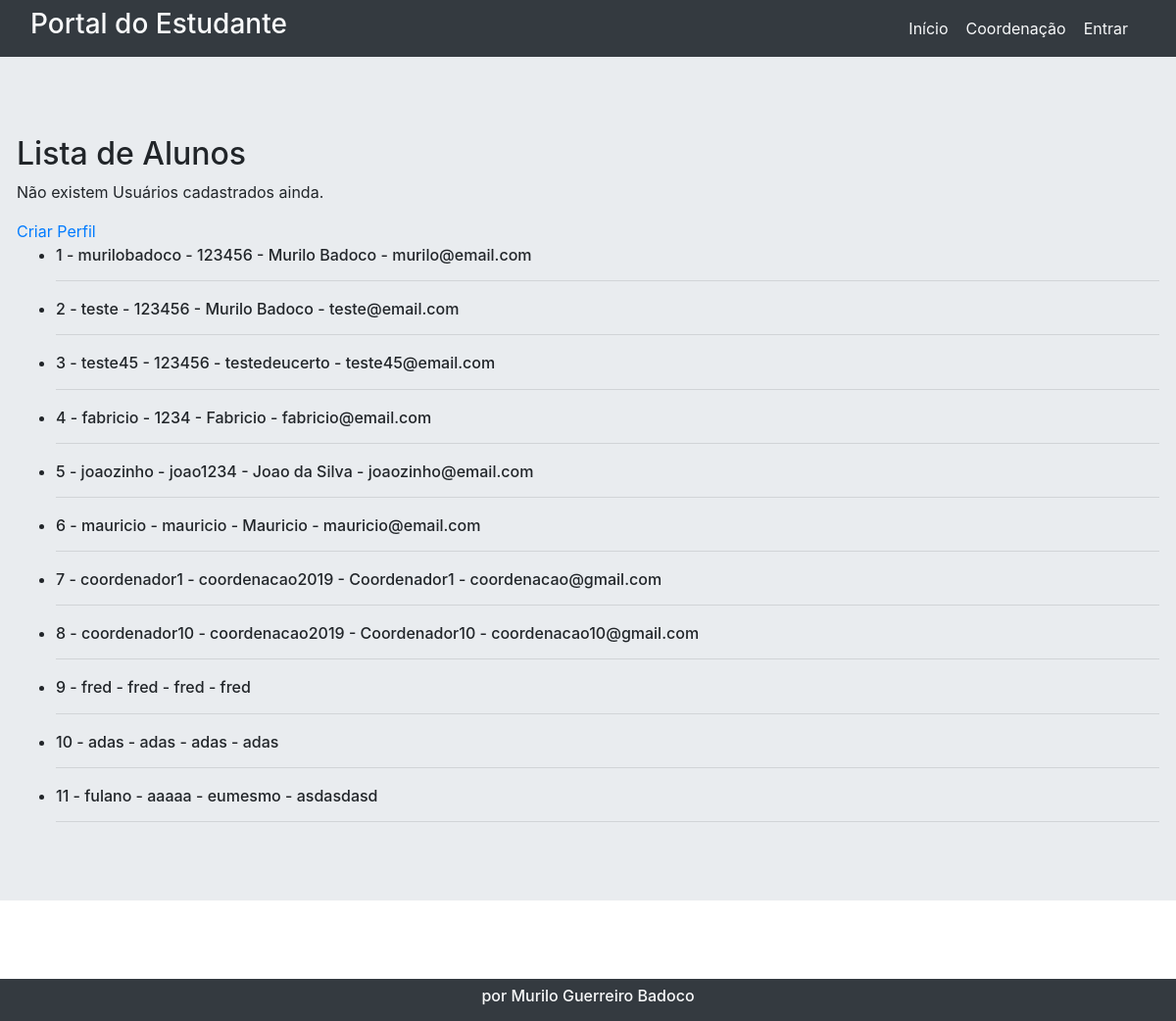
Page /coordenacao/listagem on the committed database.
### app/models/tables.py (models this page shows, shortened)
class User(db.Model):
    __tablename__ = "users"
    id = db.Column(db.Integer, primary_key=True)
    username = db.Column(db.String, unique=True)
    password = db.Column(db.String)
    name = db.Column(db.String)
    email = db.Column(db.String, unique=True)
    perfil = db.relationship('Perfil', uselist=False, backref='users')

### app/controllers/default.py (the view)
@app.route("/coordenacao/listagem", methods=['GET', 'POST'])
def listagem():
    data = {}
    data['users'] = User.query.all()
    return render_template('listagem.html', data=data)

### app/templates/listagem.html (shortened to what this page needs)
{% extends 'base.html' %}
{% block content %}
<div class="row marketing">
  <div class="jumbotron col-lg-12">
    <h2 class="mt-3">Lista de Alunos</h2>
    {% if not users %}
    <p>Não existem Usuários cadastrados ainda.</p>
    {% endif %}
    <a href="{{ url_for('cadperfil') }}">Criar Perfil</a>
    <ul>
    {% for user in data.users %}
        <li>
            <h6>{{ user.id }} - {{ user.username }} - {{ user.password }} - {{ user.name }} - {{ user.email }}</h6>
        </li><hr />
    {% endfor %}
    </ul>
  </div>
</div>
  {% endblock %}

### app/templates/base.html (shortened to what this page needs)
<!doctype html>
<html lang="pt-br">
  <head>
    <link rel="stylesheet" href="{{ url_for('static', filename='css/bootstrap.min.css') }}">
  </head>
  <body>
      <nav class="navbar navbar-expand-lg bg-dark d-flex justify-content-between">
        <div class="container-fluid">
            <h3 class="text-light">Portal do Estudante</h3>
            <div class="navbar-text">
                <nav>
                    <ul class="nav nav-pills float-right ">
                      <li role="presentation" class="active"><a class="text-light" href="{{ url_for('index') }}">Início</a></li>
                      <li>&nbsp;&nbsp;&nbsp;&nbsp;</li>
                      <li role="presentation"><a class="text-light" href="{{ url_for('login') }}">Coordenação</a></li>
                      <li>&nbsp;&nbsp;&nbsp;&nbsp;</li>
                      {% if current_user.is_authenticated %}
                      <li role="presentation"><a class="text-light" href="{{ url_for('logout') }}">Sair</a></li>
                      <li>&nbsp;&nbsp;&nbsp;&nbsp;</li>
                      {% else %}
                      <li role="presentation"><a class="text-light" href="{{ url_for('login') }}">Entrar</a></li>
                      <li>&nbsp;&nbsp;&nbsp;&nbsp;</li>
                      {% endif %}
                    </ul>
                  </nav>
        </div>
      </nav>
      {% block content %}
      {% endblock %}
      <footer class="footer container-fluid bg-dark py-2 mt-5">
        <h6 class="text-center text-light">por Murilo Guerreiro Badoco</h6>
      </footer>
  </body>
</html>

### rows in the picture
User: id "1", username "murilobadoco", password "123456", name "Murilo Badoco", email "murilo@email.com"
User: id "2", username "teste", password "123456", name "Murilo Badoco", email "teste@email.com"
User: id "3", username "teste45", password "123456", name "testedeucerto", email "teste45@email.com"
User: id "4", username "fabricio", password "1234", name "Fabricio", email "fabricio@email.com"
User: id "5", username "joaozinho", password "joao1234", name "Joao da Silva", email "joaozinho@email.com"
User: id "6", username "mauricio", password "mauricio", name "Mauricio", email "mauricio@email.com"
User: id "7", username "coordenador1", password "coordenacao2019", name "Coordenador1", email "coordenacao@gmail.com"
User: id "8", username "coordenador10", password "coordenacao2019", name "Coordenador10", email "coordenacao10@gmail.com"
User: id "9", username "fred", password "fred", name "fred", email "fred"
User: id "10", username "adas", password "adas", name "adas", email "adas"
User: id "11", username "fulano", password "aaaaa", name "eumesmo", email "asdasdasd"
